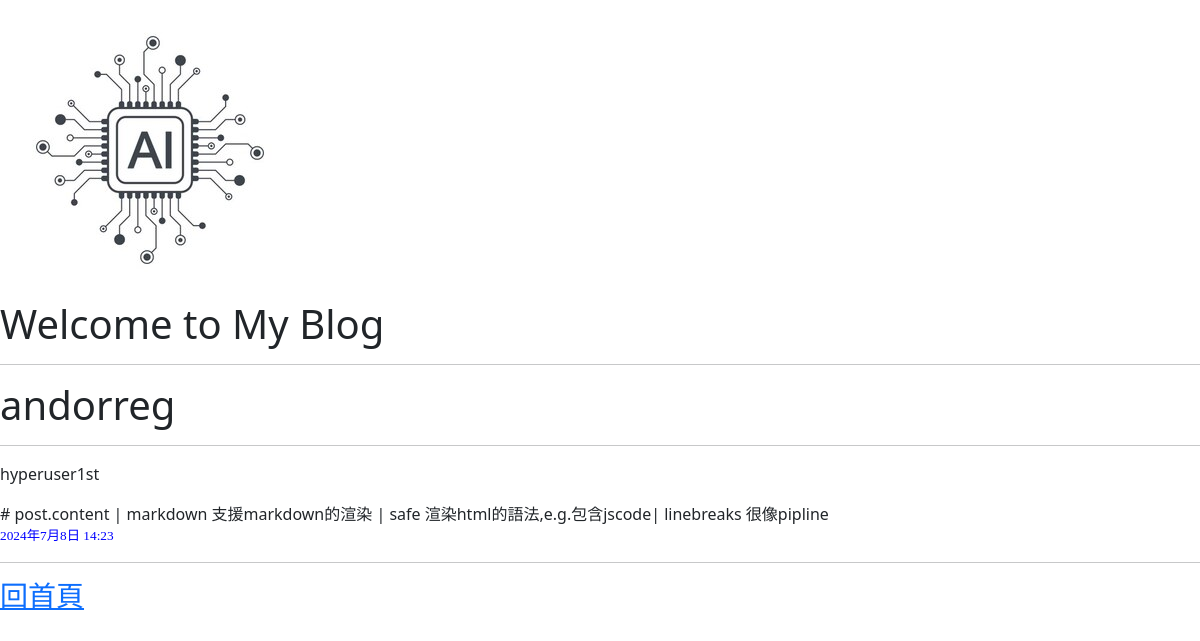
/post/andorreggan, run on an earlier commit of the app's database.
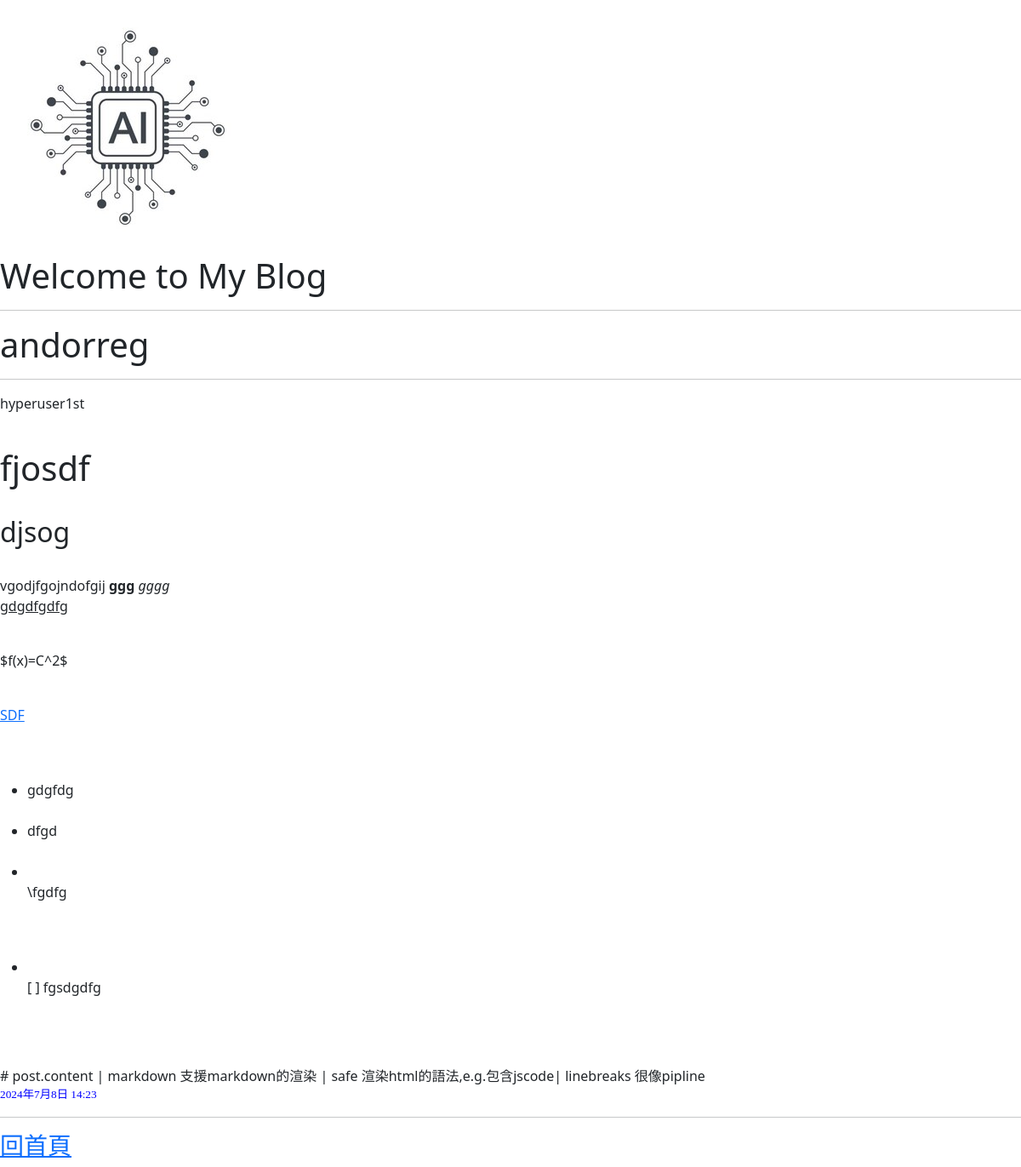
And on a later commit of the database.
### blog_spot/models.py (models this page shows, shortened)
class Post(models.Model):
    title = models.CharField(max_length=200)
    slug = models.CharField(max_length= 200)
    content = models.TextField()
    pub_date = models.DateTimeField(auto_now_add=True)
    class Meta:
        ordering = ['-pub_date']

### blog_spot/views.py (the view)
# urls.py: path('post/<slug:slug>', showPost),
def showPost(requests, slug):
    try:
        post = Post.objects.get(slug=slug) #urlencoding
    except ObjectDoesNotExist:
        return redirect('/')
    except MultipleObjectsReturned:
        return redirect('/')
    return render(requests, 'pages/post.html', locals())

### libraries/filter/markdown_filter.py (called while the page is built)
@register.filter()
@stringfilter
def markdown(value):
    return md.markdown(value, extensions=['markdown.extensions.fenced_code'])

### templates/pages/post.html (shortened to what this page needs)
<html>
    <head>
    </head>
    <body>
        {% extends "scaffolds/base.html" %}
        {% block content %}
            <h1>{{ post.title }}</h1>
            <hr />
            {% load markdown_tag %}
            <p class="post_body">{{ post.content | markdown | safe | linebreaks }}</p>
#  post.content | markdown 支援markdown的渲染 | safe 渲染html的語法,e.g.包含jscode| linebreaks 很像pipline
            <p class="post_date">{{ post.pub_date }}</p>
        {% endblock %}

What changed in the data, as far as the page shows it:
changed Post "andorreg": content "hyperuser1st" → "hyperuser1st fjosdf djsog vgodjfgojndofgij ggg gggg gdgdfgdfg $f(x)=C^2$ SDF gdgfdg dfgd \\fgdfg [ ] fgsdgdfg"
